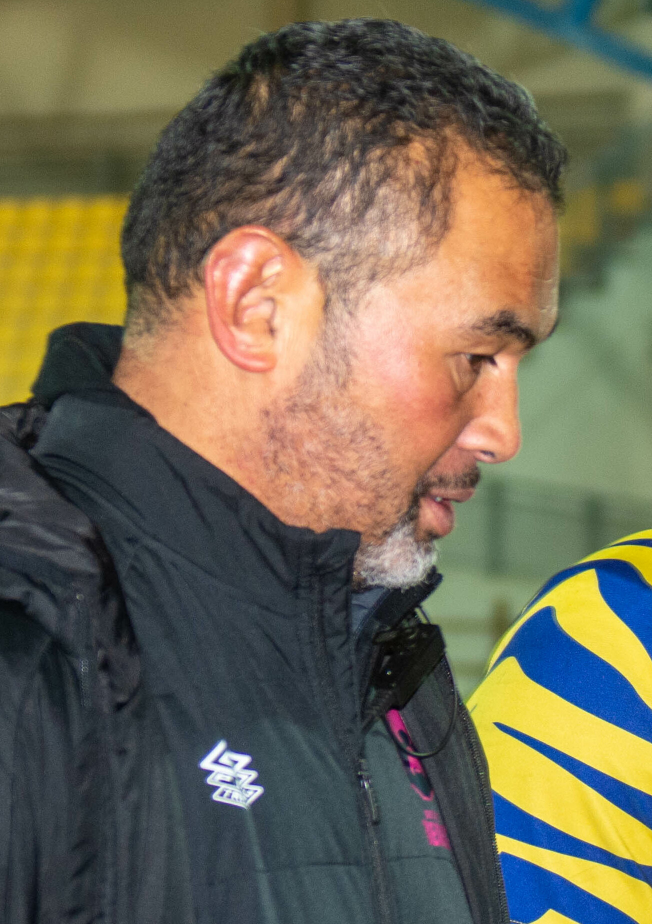
#> input picture culture-papers-round-2/images/src-card1-patlam.jpg, 1304 x 1848 px (shown at 1/2 size)
$ python process_images.py
#> lines starting #> are read from the running program, lines starting #| are printed output that depends on the picture
#!/usr/bin/env python3
"""
Desaturation + warm tint pass for culture-papers-round-2 card images.
Same pipeline as Round 1: 60% saturation, +8 red / -8 blue warm tint.
"""

from PIL import Image, ImageEnhance
import os

BASE = os.path.dirname(os.path.abspath(__file__))

CARDS = [
    ("src-card1-patlam.jpg",     "card-1-founding.jpg"),
    ("src-card3-clubs.jpg",      "card-3-clubs.jpg"),
    ("src-card4-chalkboard.jpg", "card-4-selection.jpg"),
]

def warm_tint(img):
    r, g, b = img.split()
    r = r.point(lambda i: min(255, i + 8))
    b = b.point(lambda i: max(0, i - 8))
    return Image.merge("RGB", (r, g, b))

for src_name, dst_name in CARDS:
    src_path = os.path.join(BASE, src_name)
    dst_path = os.path.join(BASE, dst_name)

    print(f"Processing {src_name} -> {dst_name}")
    img = Image.open(src_path).convert("RGB")
#> img is the input picture: PIL image 1304x1848 RGB; mean R, G, B 111.5, 104.7, 84.2

    enhancer = ImageEnhance.Color(img)
    img = enhancer.enhance(0.6)
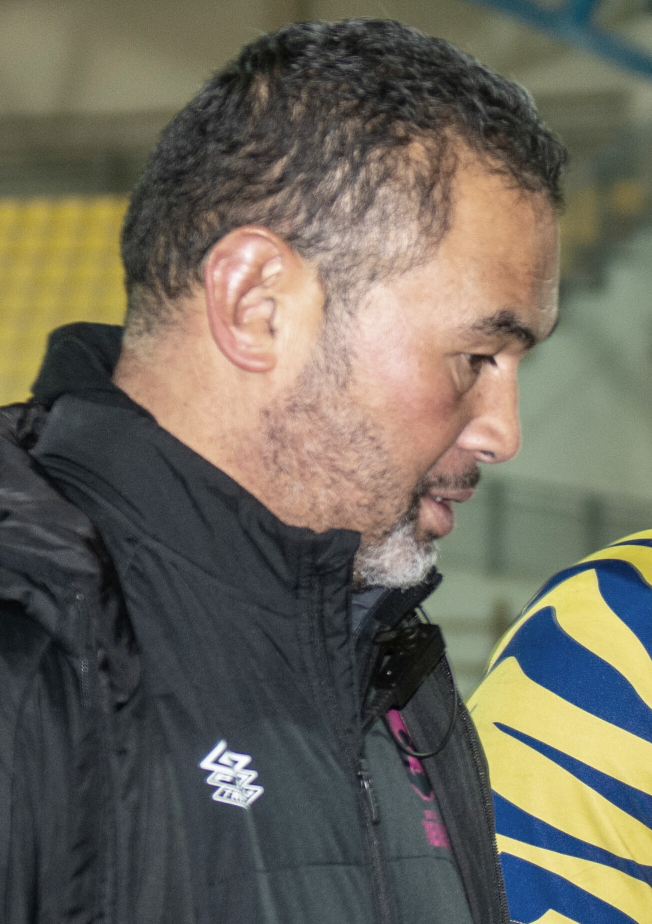
#> img: PIL image 1304x1848 RGB (shown at 1/2 size); mean R, G, B 108.2, 104.2, 91.9

    img = warm_tint(img)
#> in warm_tint, `r, g, b = img.split()`:
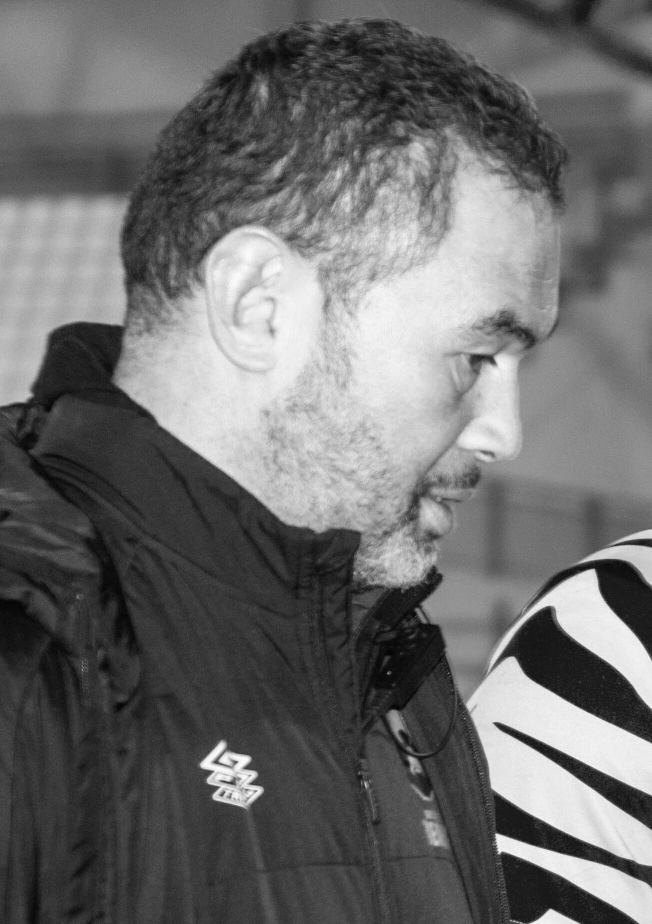
#> r: PIL image 1304x1848 L (shown at 1/2 size); min 0, max 254, mean 108.2
#> in warm_tint, `r, g, b = img.split()`:
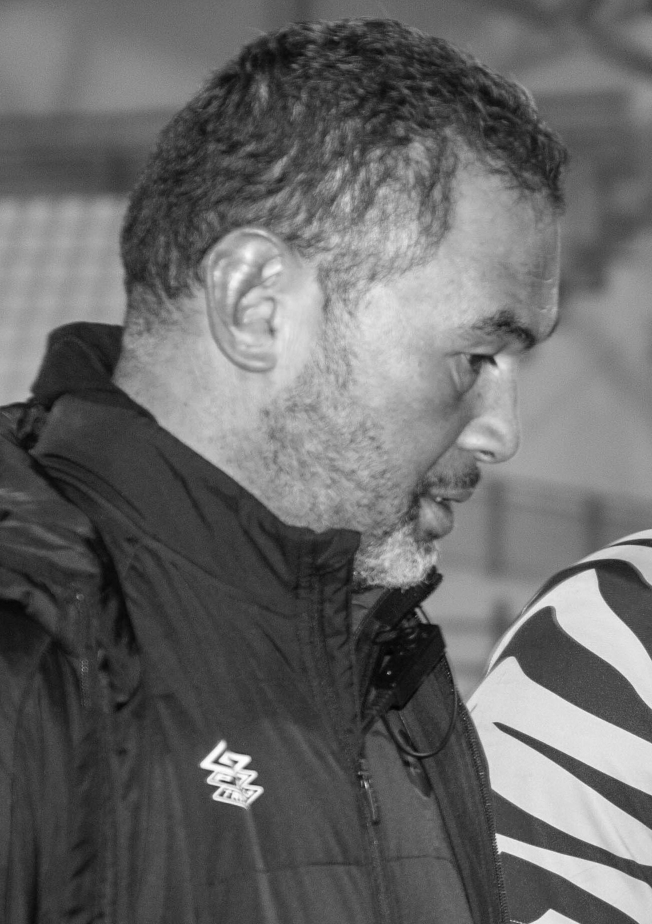
#> g: PIL image 1304x1848 L (shown at 1/2 size); min 0, max 254, mean 104.2
#> in warm_tint, `r, g, b = img.split()`:
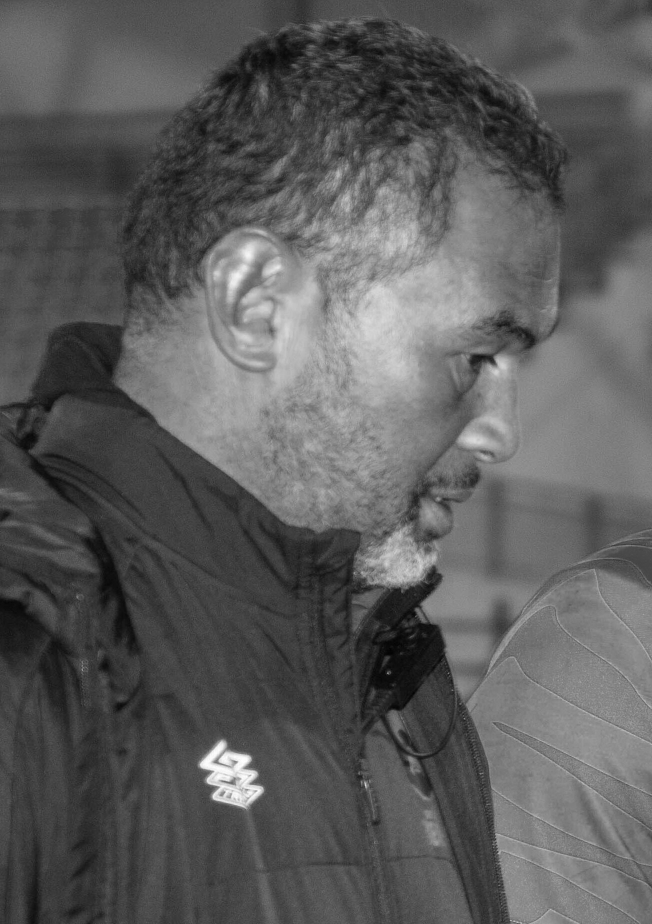
#> b: PIL image 1304x1848 L (shown at 1/2 size); min 1, max 254, mean 91.9

    img.save(dst_path, "JPEG", quality=90)
    size = os.path.getsize(dst_path)
    print(f"  Saved: {dst_path} ({size // 1024}KB)")
#> pass 2 of the loop `for src_name, dst_name in CARDS:`:
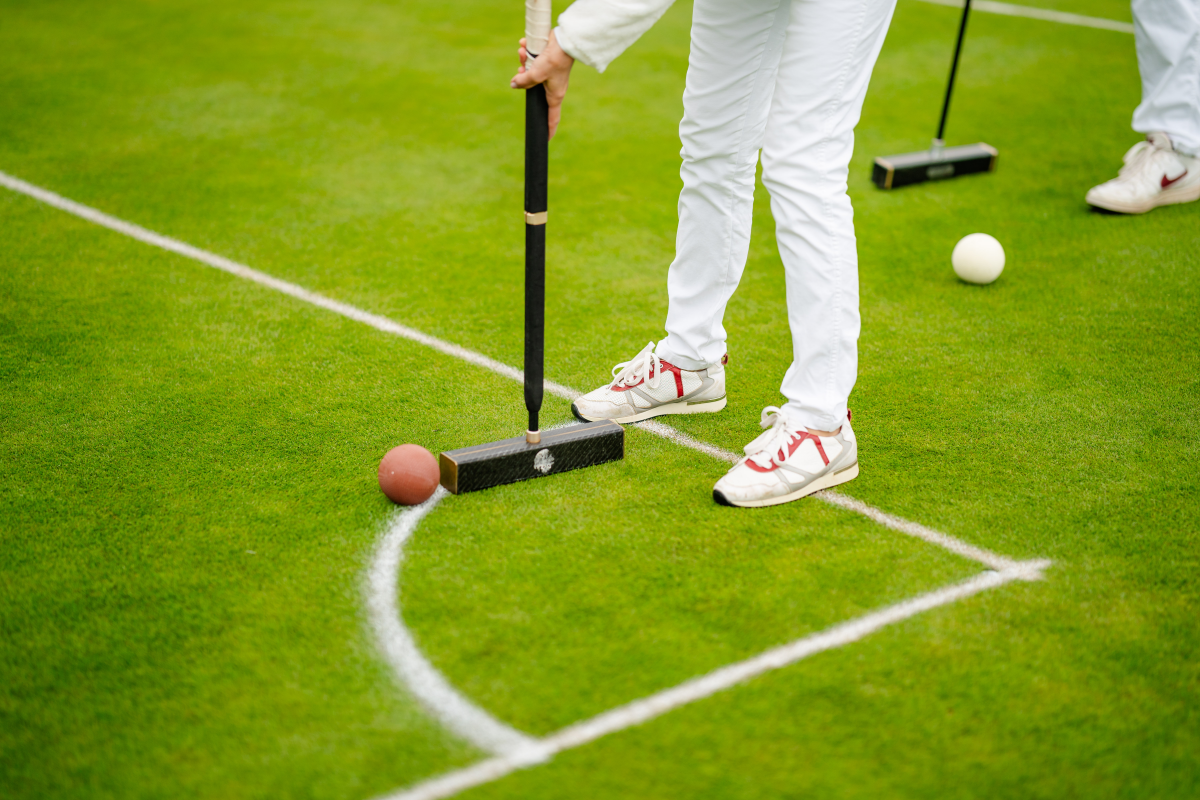
#> input picture culture-papers-round-2/images/src-card3-clubs.jpg, 6000 x 4000 px (shown at 1/5 size)
#> img is the input picture: PIL image 6000x4000 RGB; mean R, G, B 133.2, 157.4, 38.3
#> in warm_tint (call 2), `r, g, b = img.split()`:
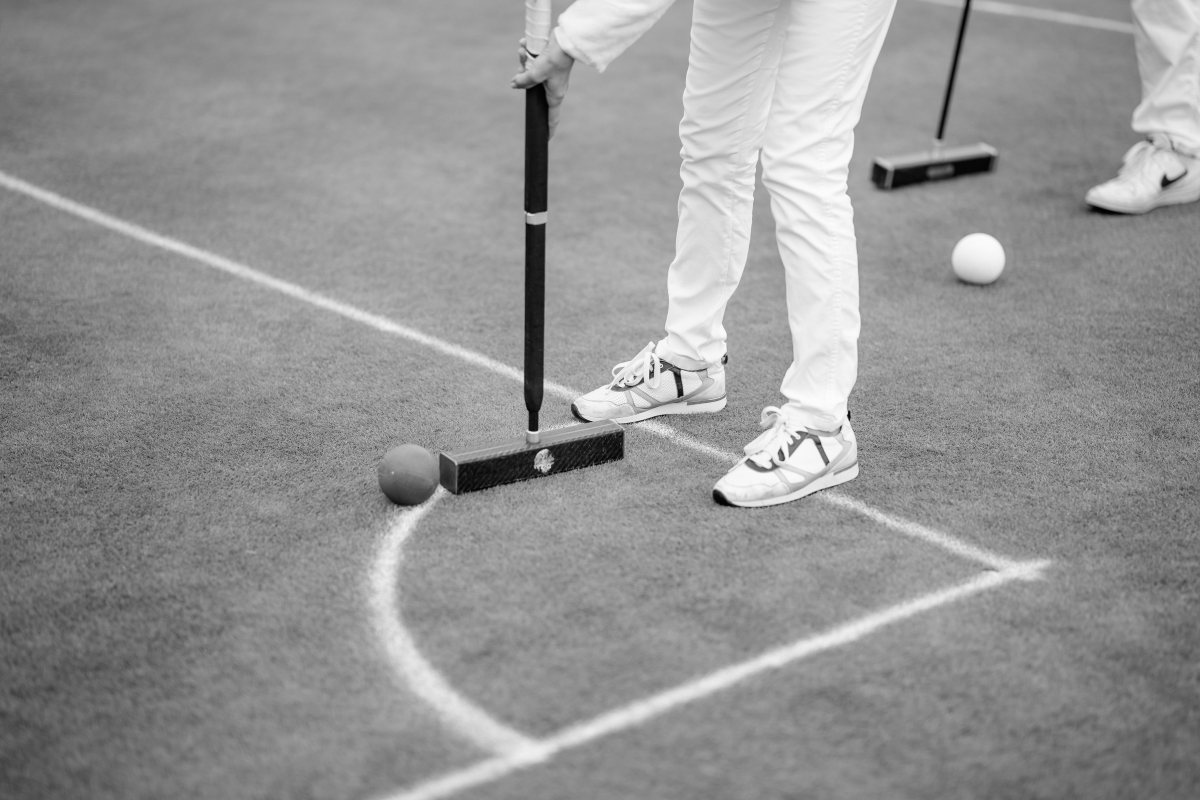
#> g: PIL image 6000x4000 L (shown at 1/5 size); min 0, max 255, mean 148.7
#> in warm_tint (call 2), `r, g, b = img.split()`:
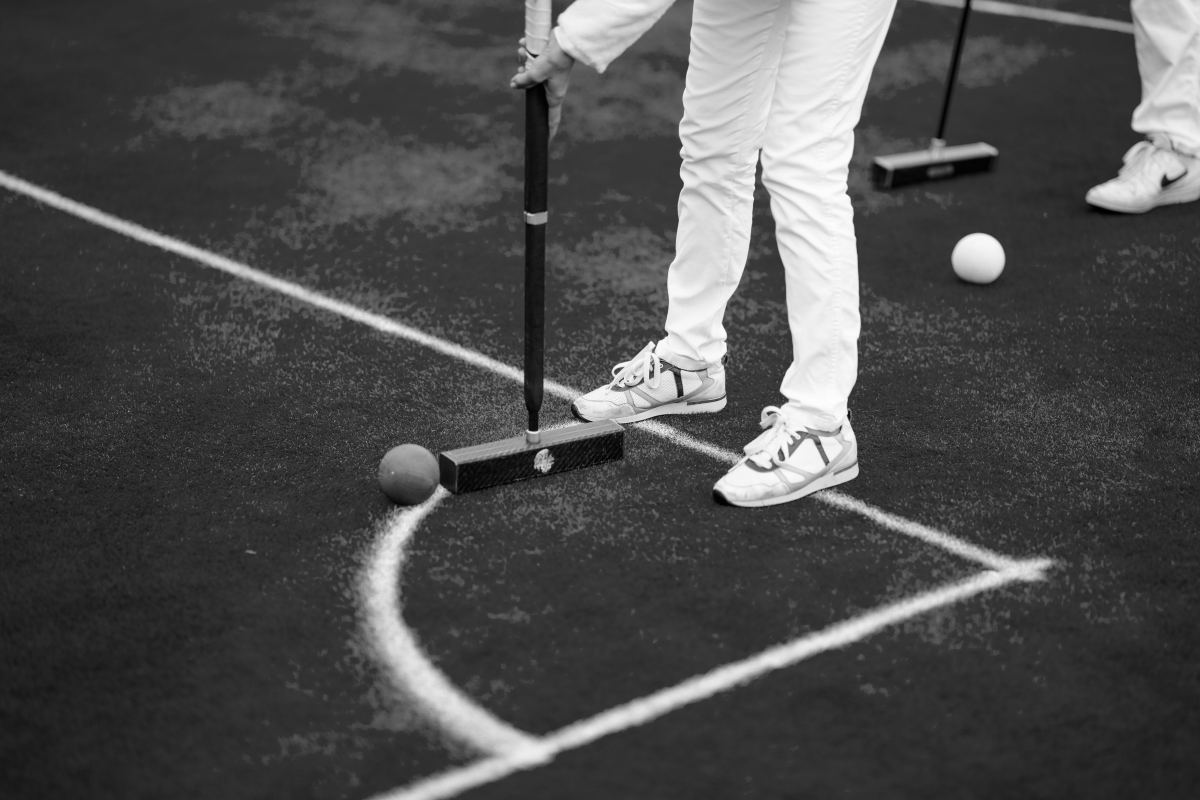
#> b: PIL image 6000x4000 L (shown at 1/5 size); min 0, max 255, mean 77.2
#> pass 3 of the loop `for src_name, dst_name in CARDS:`:
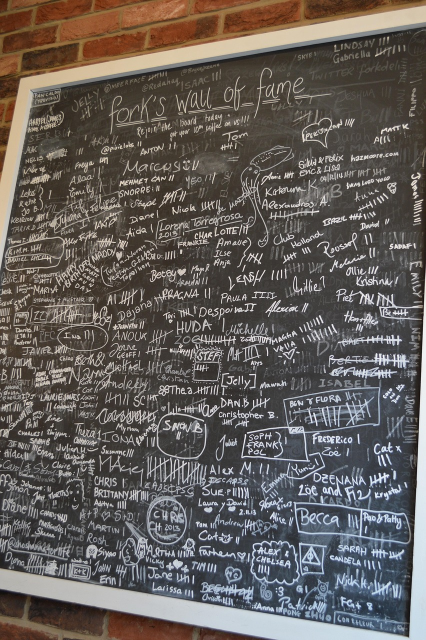
#> input picture culture-papers-round-2/images/src-card4-chalkboard.jpg, 851 x 1280 px (shown at 1/2 size)
#> img is the input picture: PIL image 851x1280 RGB; mean R, G, B 100.1, 94.3, 90.4
#> in warm_tint (call 3), `r, g, b = img.split()`:
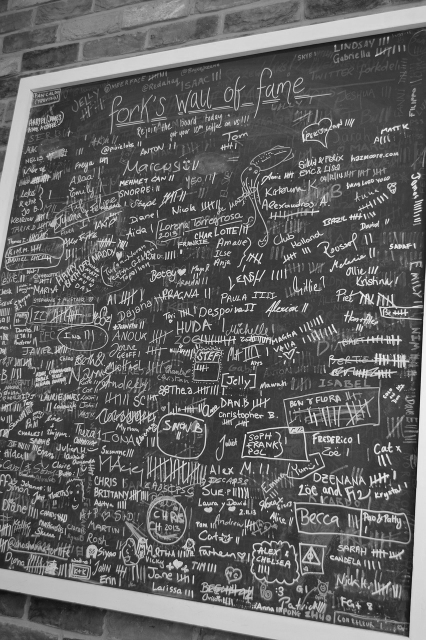
#> r: PIL image 851x1280 L (shown at 1/2 size); min 1, max 255, mean 97.9
#> g: PIL image 851x1280 L
#> in warm_tint (call 3), `r, g, b = img.split()`:
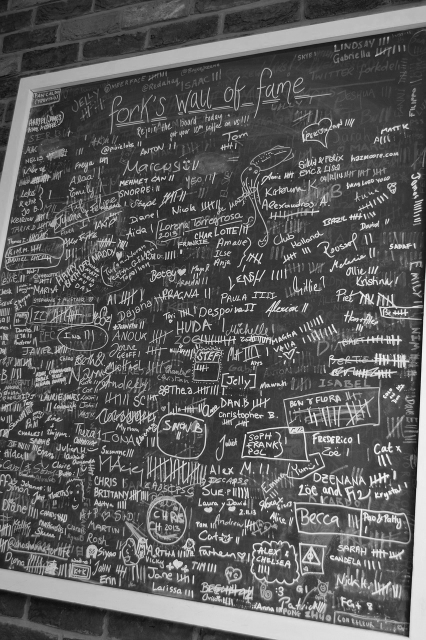
#> b: PIL image 851x1280 L (shown at 1/2 size); min 0, max 255, mean 92

print("\nDone.")
